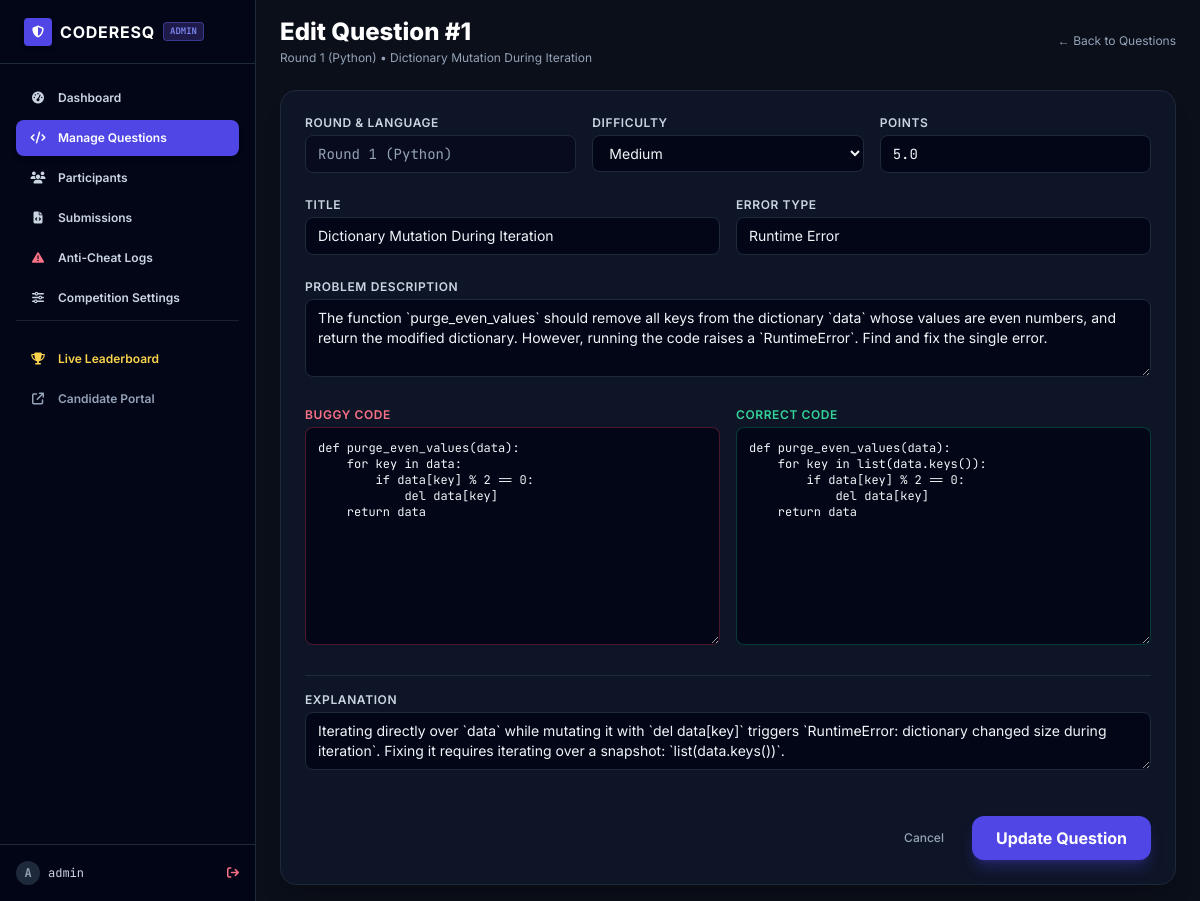
The app's page /admin/questions/edit/1 (signed in) with its own data.
### models.py (models this page shows, shortened)
class Question(db.Model):
    __tablename__ = 'questions'
    id = db.Column(db.Integer, primary_key=True)
    round = db.Column(db.Integer, nullable=False, index=True) # 1 or 2
    language = db.Column(db.String(32), nullable=False) # 'python' or 'java'
    difficulty = db.Column(db.String(32), default='Medium') # Medium, Hard
    order_num = db.Column(db.Integer, default=1)
    title = db.Column(db.String(256), nullable=False)
    question_text = db.Column(db.Text, nullable=False)
    buggy_code = db.Column(db.Text, nullable=False)
    correct_code = db.Column(db.Text, nullable=False)
    error_type = db.Column(db.String(128), nullable=True) # e.g. "Logical Error", "Runtime Error"
    explanation = db.Column(db.Text, nullable=True)
    test_cases_json = db.Column(db.Text, default='[]')
    points = db.Column(db.Float, default=5.0)
    java_errors = db.relationship('JavaError', backref='question', lazy='joined', cascade='all, delete-orphan', order_by='JavaError.error_number')
    submissions = db.relationship('Submission', backref='question', lazy='dynamic', cascade='all, delete-orphan')
    @property
    def test_cases(self):
        try:
            return json.loads(self.test_cases_json or '[]')
        except Exception:
            return []

### routes/admin.py (the view, shortened to what this page needs)
@admin_bp.route('/admin/questions/edit/<int:q_id>', methods=['GET', 'POST'])
def edit_question(q_id):
    q = db.get_or_404(Question, q_id)
    return render_template('admin/edit_question.html', question=q)

### routes/admin.py (called while the page is built)
@admin_bp.before_request
@admin_required
def require_admin():
    pass

### routes/auth.py (called while the page is built)
def admin_required(f):
    @wraps(f)
    def decorated_function(*args, **kwargs):
        if 'admin_logged_in' not in session:
            flash('Please log in to access the administrator panel.', 'warning')
            return redirect(url_for('auth.admin_login'))
        return f(*args, **kwargs)
    return decorated_function

### templates/admin/edit_question.html (shortened to what this page needs)
{% extends 'admin/base_admin.html' %}
{% block content %}
<div class="max-w-4xl mx-auto space-y-6">
    <div class="flex items-center justify-between">
        <div>
            <h1 class="text-2xl font-extrabold text-white">Edit Question #{{ question.order_num }}</h1>
            <p class="text-xs text-slate-400 mt-0.5">{{ 'Round 1 (Python)' if question.round == 1 else 'Round 2 (Java)' }} &bull; {{ question.title }}</p>
        </div>
        <a href="{{ url_for('admin.questions') }}" class="text-xs text-slate-400 hover:text-white">
            &larr; Back to Questions
        </a>
    </div>
    <div class="bg-slate-900/90 border border-slate-800 rounded-2xl p-6 shadow-xl">
        <form action="{{ url_for('admin.edit_question', q_id=question.id) }}" method="POST" class="space-y-6">
            <div class="grid grid-cols-1 sm:grid-cols-3 gap-4">
                <div>
                    <label class="block text-xs font-semibold uppercase tracking-wider text-slate-300 mb-1">Round &amp; Language</label>
                    <input type="text" disabled value="{{ 'Round 1 (Python)' if question.round == 1 else 'Round 2 (Java)' }}"
                        class="w-full px-3 py-2 bg-slate-950/60 border border-slate-800 rounded-lg text-sm text-slate-400 font-mono">
                </div>
                <div>
                    <label class="block text-xs font-semibold uppercase tracking-wider text-slate-300 mb-1">Difficulty</label>
                    <select name="difficulty" class="w-full px-3 py-2 bg-slate-950 border border-slate-800 rounded-lg text-sm text-slate-100 focus:outline-none focus:border-indigo-500">
                        <option value="Medium" {% if question.difficulty == 'Medium' %}selected{% endif %}>Medium</option>
                    </select>
                </div>
                <div>
                    <label class="block text-xs font-semibold uppercase tracking-wider text-slate-300 mb-1">Points</label>
                    <input type="number" step="0.5" name="points" value="{{ question.points }}" required
                        class="w-full px-3 py-2 bg-slate-950 border border-slate-800 rounded-lg text-sm text-slate-100 focus:outline-none focus:border-indigo-500 font-mono">
                </div>
            </div>
            <div class="grid grid-cols-1 sm:grid-cols-2 gap-4">
                <div>
                    <label class="block text-xs font-semibold uppercase tracking-wider text-slate-300 mb-1">Title</label>
                    <input type="text" name="title" value="{{ question.title }}" required
                        class="w-full px-3 py-2 bg-slate-950 border border-slate-800 rounded-lg text-sm text-slate-100 focus:outline-none focus:border-indigo-500">
                </div>
                <div>
                    <label class="block text-xs font-semibold uppercase tracking-wider text-slate-300 mb-1">Error Type</label>
                    <input type="text" name="error_type" value="{{ question.error_type }}"
                        class="w-full px-3 py-2 bg-slate-950 border border-slate-800 rounded-lg text-sm text-slate-100 focus:outline-none focus:border-indigo-500">
                </div>
            </div>
            <div>
                <label class="block text-xs font-semibold uppercase tracking-wider text-slate-300 mb-1">Problem Description</label>
                <textarea name="question_text" rows="3" required
                    class="w-full px-3 py-2 bg-slate-950 border border-slate-800 rounded-lg text-sm text-slate-100 focus:outline-none focus:border-indigo-500">{{ question.question_text }}</textarea>
            </div>
            <div class="grid grid-cols-1 sm:grid-cols-2 gap-4">
                <div>
                    <label class="block text-xs font-semibold uppercase tracking-wider text-rose-400 mb-1">Buggy Code</label>
                    <textarea name="buggy_code" rows="12" required
                        class="w-full p-3 bg-slate-950 border border-rose-500/30 rounded-lg text-xs text-slate-100 font-mono">{{ question.buggy_code }}</textarea>
                </div>
                <div>
                    <label class="block text-xs font-semibold uppercase tracking-wider text-emerald-400 mb-1">Correct Code</label>
                    <textarea name="correct_code" rows="12" required
                        class="w-full p-3 bg-slate-950 border border-emerald-500/30 rounded-lg text-xs text-slate-100 font-mono">{{ question.correct_code }}</textarea>
                </div>
            </div>
            <div class="space-y-4 border-t border-slate-800 pt-4">
                <div>
                    <label class="block text-xs font-semibold uppercase tracking-wider text-slate-300 mb-1">Explanation</label>
                    <textarea name="explanation" rows="2"
                        class="w-full px-3 py-2 bg-slate-950 border border-slate-800 rounded-lg text-sm text-slate-100 focus:outline-none focus:border-indigo-500">{{ question.explanation }}</textarea>
                </div>
            </div>
            <div class="pt-4 flex items-center justify-end gap-3">
                <a href="{{ url_for('admin.questions') }}" class="px-4 py-2 rounded-xl text-xs font-medium text-slate-400 hover:text-white">
                    Cancel
                </a>
                <button type="submit"
                    class="px-6 py-2.5 rounded-xl font-bold text-white bg-indigo-600 hover:bg-indigo-500 shadow-lg shadow-indigo-600/30 transition">
                    Update Question
                </button>
            </div>
        </form>
    </div>
</div>
{% endblock %}

### static/css/style.css (style rules this page uses)
:root { --bg-main: #0b0f19; --bg-card: #111827; --bg-card-hover: #1f2937; --bg-editor: #1e1e1e; --border-subtle: #1f293d; --border-focus: #4f46e5; --accent-indigo: #6366f1; --accent-cyan: #06b6d4; --accent-emerald: #10b981; --accent-rose: #f43f5e; --accent-amber: #f59e0b; --text-main: #f8fafc; --text-muted: #94a3b8; }
body { background-color: var(--bg-main); color: var(--text-main); font-family: 'Inter', -apple-system, BlinkMacSystemFont, "Segoe UI", Roboto, sans-serif; min-height: 100vh; }
code, pre, .font-mono { font-family: 'JetBrains Mono', 'Fira Code', monospace; }

### records on screen
Question: order_num "1", round "Round 1 (Python)", title "Dictionary Mutation During Iteration", difficulty "Medium", points "5.0", error_type "Runtime Error", question_text "The function `purge_even_values` should remove all keys from the dictionary `data` whose values are even numbers, and return the modified dictionary. However, running the code raises a `RuntimeError`. Find and fix the single error.", buggy_code "def purge_even_values(data): for key in data: if data[key] % 2 == 0: del data[key] return data", correct_code "def purge_even_values(data): for key in list(data.keys()): if data[key] % 2 == 0: del data[key] return data", explanation "Iterating directly over `data` while mutating it with `del data[key]` triggers `RuntimeError: dictionary changed size during iteration`. Fixing it requires iterating over a snapshot: `list(data.keys())`."

### other values on screen
{{ session.get('admin_username', 'admin') }} "admin"
